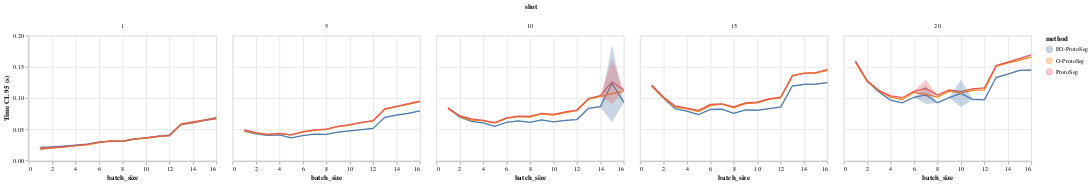

Notebook cell for this chart:
### Code cell
ps_inf_df = calc_confidence_limits(
    ps_test_profile_df[
        ps_test_profile_df["Action"] == "[Learner]ProtosegUnet.evaluation_process"
    ].drop(columns=["index", "Action", "Percentage (%)"]),
)

line_chart = (
    alt.Chart(ps_inf_df)
    .mark_line()
    .encode(
        x="batch_size",
        y="Mean (s)",
        color="method",
    )
)

error_chart = (
    alt.Chart(ps_inf_df)
    .mark_errorband()
    .encode(
        x="batch_size",
        y=alt.Y("CL 95 U").title("Time CL 95 (s)"),
        y2="CL 95 L",
        color="method",
    )
)

(line_chart + error_chart).properties(width=300, height=200).facet(column="shot")

### Figure 1 — Vega specification as saved in the notebook (floating-point values rounded to 4 significant figures; data arrays with more than 128 entries replaced by an {"elided": "..."} marker saying what was removed)
{"$schema": "https://vega.github.io/schema/vega/v5.json", "data": [{"name": "source_0", "values": {"elided": "240 records"}}, {"name": "column_domain", "values": [{"shot": 1, "count": 48}, {"shot": 10, "count": 48}, {"shot": 15, "count": 48}, {"shot": 20, "count": 48}, {"shot": 5, "count": 48}]}, {"name": "data_2", "values": {"elided": "240 records"}}, {"name": "source_0_color_domain_method_0", "values": [{"method": "EO-ProtoSeg"}, {"method": "O-ProtoSeg"}, {"method": "ProtoSeg"}]}, {"name": "data_2_color_domain_method_1", "values": [{"method": "EO-ProtoSeg"}, {"method": "O-ProtoSeg"}, {"method": "ProtoSeg"}]}], "signals": [{"name": "child_width", "value": 300}, {"name": "child_height", "value": 200}], "marks": [{"type": "group", "name": "column-title", "title": {"text": "shot", "style": "guide-title", "offset": 10}, "role": "column-title"}, {"type": "group", "name": "row_header", "encode": {"update": {"height": {"signal": "child_height"}}}, "axes": [{"scale": "y", "zindex": 0, "title": "Time CL 95 (s)", "grid": false, "labelOverlap": true, "orient": "left", "tickCount": {"signal": "ceil(child_height/40)"}}], "role": "row-header"}, {"type": "group", "name": "column_header", "from": {"data": "column_domain"}, "sort": {"field": "datum[\"shot\"]", "order": "ascending"}, "encode": {"update": {"width": {"signal": "child_width"}}}, "title": {"text": {"signal": "format(parent[\"shot\"], \"\")"}, "offset": 10, "style": "guide-label", "frame": "group"}, "role": "column-header"}, {"type": "group", "name": "column_footer", "from": {"data": "column_domain"}, "sort": {"field": "datum[\"shot\"]", "order": "ascending"}, "encode": {"update": {"width": {"signal": "child_width"}}}, "axes": [{"scale": "x", "tickCount": {"signal": "ceil(child_width/40)"}, "title": "batch_size", "orient": "bottom", "labelOverlap": true, "labelFlush": true, "zindex": 0, "grid": false}], "role": "column-footer"}, {"type": "group", "name": "cell", "from": {"facet": {"data": "source_0", "name": "facet", "groupby": ["shot"]}}, "sort": {"field": ["datum[\"shot\"]"], "order": ["ascending"]}, "encode": {"update": {"width": {"signal": "child_width"}, "height": {"signal": "child_height"}}}, "data": [{"name": "data_0", "source": "facet", "transform": [{"type": "formula", "expr": "datum[\"CL 95 L\"]", "as": "upper_CL 95 U"}, {"type": "formula", "expr": "datum[\"CL 95 U\"]", "as": "lower_CL 95 U"}]}], "marks": [{"type": "group", "name": "child_layer_0_pathgroup", "from": {"facet": {"data": "facet", "name": "faceted_path_child_layer_0_main", "groupby": ["method"]}}, "encode": {"update": {"width": {"field": {"signal": null, "datum": null, "group": "width", "parent": null}}, "height": {"field": {"signal": null, "datum": null, "group": "height", "parent": null}}}}, "marks": [{"type": "line", "name": "child_layer_0_marks", "from": {"data": "faceted_path_child_layer_0_main"}, "sort": {"field": "datum[\"batch_size\"]"}, "encode": {"update": {"y": {"field": "Mean (s)", "scale": "y"}, "x": {"field": "batch_size", "scale": "x"}, "stroke": {"field": "method", "scale": "color"}, "defined": {"signal": "isValid(datum[\"batch_size\"]) && isFinite(+datum[\"batch_size\"]) && isValid(datum[\"Mean (s)\"]) && isFinite(+datum[\"Mean (s)\"])"}}}, "style": ["line"]}]}, {"type": "group", "name": "child_layer_1_layer_0_pathgroup", "from": {"facet": {"data": "data_0", "name": "faceted_path_child_layer_1_layer_0_main", "groupby": ["method"]}}, "encode": {"update": {"height": {"field": {"signal": null, "datum": null, "group": "height", "parent": null}}, "width": {"field": {"signal": null, "datum": null, "group": "width", "parent": null}}}}, "marks": [{"type": "area", "name": "child_layer_1_layer_0_marks", "from": {"data": "faceted_path_child_layer_1_layer_0_main"}, "sort": {"field": "datum[\"batch_size\"]"}, "encode": {"update": {"orient": {"value": "vertical"}, "opacity": {"value": 0.3}, "fill": {"field": "method", "scale": "color"}, "tooltip": {"signal": "{\"CL 95 L\": format(datum[\"upper_CL 95 U\"], \"\"), \"CL 95 U\": format(datum[\"lower_CL 95 U\"], \"\"), \"method\": isValid(datum[\"method\"]) ? datum[\"method\"] : \"\"+datum[\"method\"], \"batch_size\": format(datum[\"batch_size\"], \"\")}"}, "x": {"field": "batch_size", "scale": "x"}, "y2": {"field": "upper_CL 95 U", "scale": "y"}, "y": {"field": "lower_CL 95 U", "scale": "y"}, "defined": {"signal": "isValid(datum[\"batch_size\"]) && isFinite(+datum[\"batch_size\"]) && isValid(datum[\"lower_CL 95 U\"]) && isFinite(+datum[\"lower_CL 95 U\"])"}}}, "style": ["area", "errorband-band"]}]}], "axes": [{"scale": "x", "labels": false, "orient": "bottom", "grid": true, "gridScale": "y", "aria": false, "minExtent": 0, "tickCount": {"signal": "ceil(child_width/40)"}, "zindex": 0, "domain": false, "maxExtent": 0, "ticks": false}, {"scale": "y", "minExtent": 0, "maxExtent": 0, "zindex": 0, "domain": false, "orient": "left", "ticks": false, "aria": false, "tickCount": {"signal": "ceil(child_height/40)"}, "labels": false, "gridScale": "x", "grid": true}], "style": "cell"}], "scales": [{"name": "x", "type": "linear", "domain": {"fields": [{"data": "source_0", "field": "batch_size"}, {"data": "data_2", "field": "batch_size"}]}, "range": [0, {"signal": "child_width"}], "zero": false, "nice": true}, {"name": "y", "type": "linear", "domain": {"fields": [{"data": "source_0", "field": "Mean (s)"}, {"data": "data_2", "field": "lower_CL 95 U"}, {"data": "data_2", "field": "upper_CL 95 U"}]}, "range": [{"signal": "child_height"}, 0], "nice": true, "zero": true}, {"name": "color", "type": "ordinal", "domain": {"fields": [{"data": "source_0_color_domain_method_0", "field": "method"}, {"data": "data_2_color_domain_method_1", "field": "method"}], "sort": true}, "range": "category"}], "padding": 5, "layout": {"padding": 20, "offset": {"columnTitle": 10}, "columns": {"signal": "length(data('column_domain'))"}, "bounds": "full", "align": "all"}, "background": "white", "legends": [{"stroke": "color", "symbolType": "circle", "title": "method", "fill": "color", "encode": {"symbols": {"update": {"opacity": {"value": 0.3}}}}}]}
